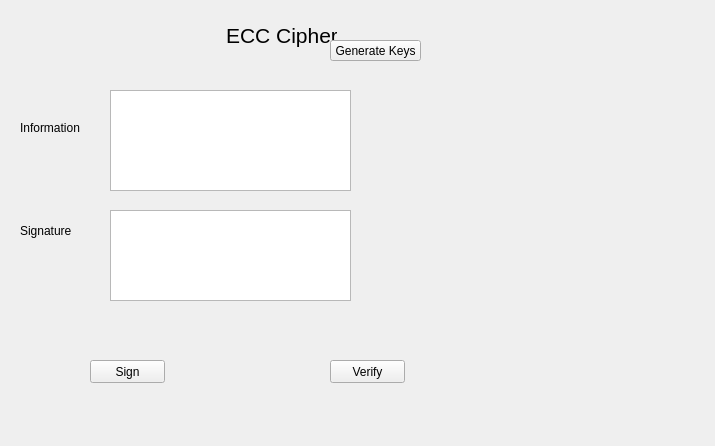
<?xml version="1.0" encoding="UTF-8"?>
<ui version="4.0">
 <class>Form</class>
 <widget class="QWidget" name="Form">
  <property name="geometry">
   <rect>
    <x>0</x>
    <y>0</y>
    <width>715</width>
    <height>446</height>
   </rect>
  </property>
  <property name="windowTitle">
   <string>Form</string>
  </property>
  <widget class="QLabel" name="label">
   <property name="geometry">
    <rect>
     <x>226</x>
     <y>20</y>
     <width>111</width>
     <height>31</height>
    </rect>
   </property>
   <property name="font">
    <font>
     <pointsize>16</pointsize>
    </font>
   </property>
   <property name="text">
    <string>ECC Cipher</string>
   </property>
  </widget>
  <widget class="QLabel" name="label_2">
   <property name="geometry">
    <rect>
     <x>20</x>
     <y>120</y>
     <width>61</width>
     <height>16</height>
    </rect>
   </property>
   <property name="text">
    <string>Information</string>
   </property>
  </widget>
  <widget class="QLabel" name="label_3">
   <property name="geometry">
    <rect>
     <x>20</x>
     <y>220</y>
     <width>51</width>
     <height>21</height>
    </rect>
   </property>
   <property name="text">
    <string>Signature</string>
   </property>
  </widget>
  <widget class="QTextEdit" name="txtInformation">
   <property name="geometry">
    <rect>
     <x>110</x>
     <y>90</y>
     <width>241</width>
     <height>101</height>
    </rect>
   </property>
  </widget>
  <widget class="QTextEdit" name="txtSignature">
   <property name="geometry">
    <rect>
     <x>110</x>
     <y>210</y>
     <width>241</width>
     <height>91</height>
    </rect>
   </property>
  </widget>
  <widget class="QPushButton" name="btnGeneratekeys">
   <property name="geometry">
    <rect>
     <x>330</x>
     <y>40</y>
     <width>91</width>
     <height>21</height>
    </rect>
   </property>
   <property name="text">
    <string>Generate Keys</string>
   </property>
  </widget>
  <widget class="QPushButton" name="btnSign">
   <property name="geometry">
    <rect>
     <x>90</x>
     <y>360</y>
     <width>75</width>
     <height>23</height>
    </rect>
   </property>
   <property name="text">
    <string>Sign</string>
   </property>
  </widget>
  <widget class="QPushButton" name="btnVerify">
   <property name="geometry">
    <rect>
     <x>330</x>
     <y>360</y>
     <width>75</width>
     <height>23</height>
    </rect>
   </property>
   <property name="text">
    <string>Verify</string>
   </property>
  </widget>
 </widget>
 <resources/>
 <connections/>
</ui>
